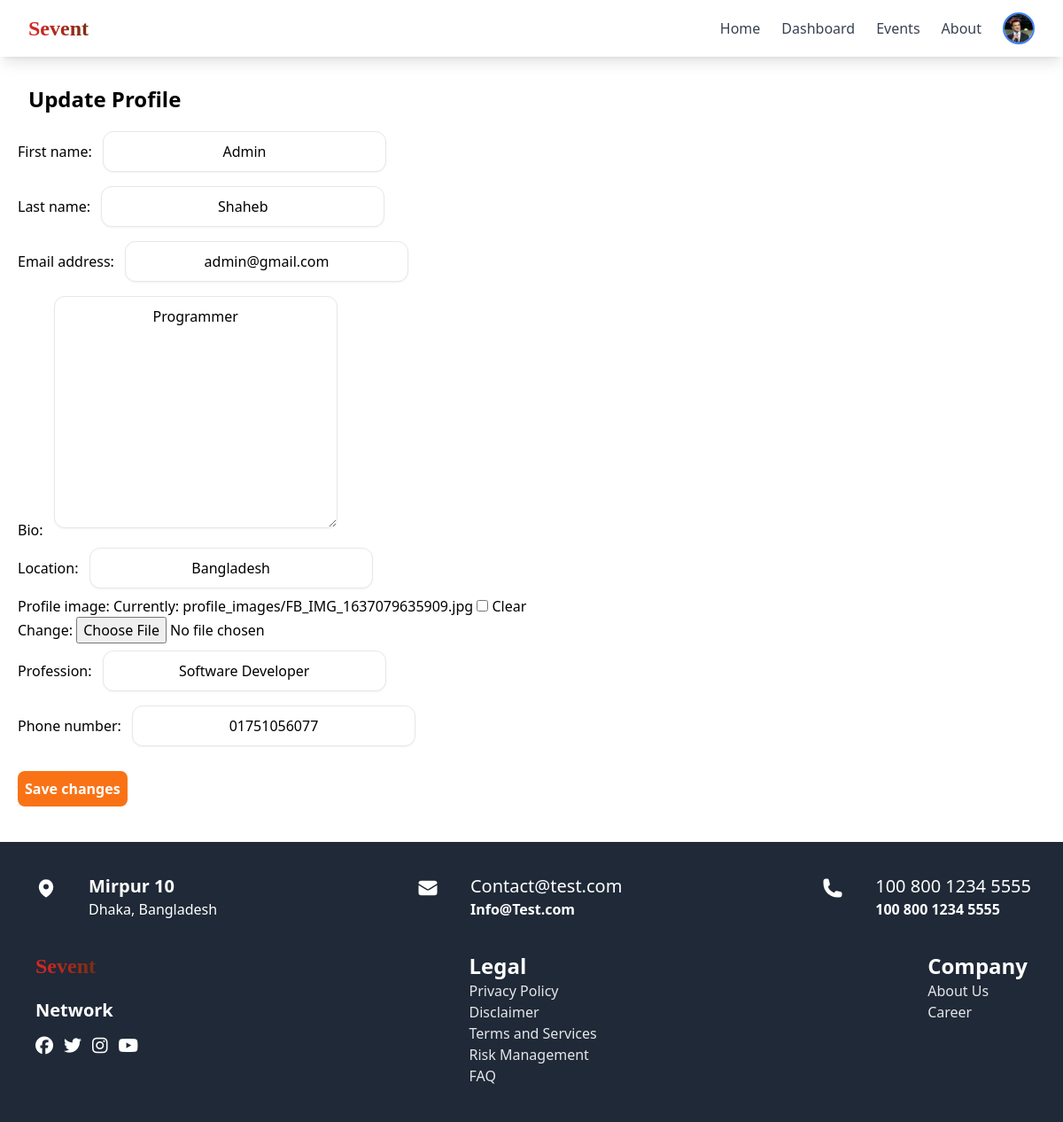
Page /users/edit_profile/ (signed in) on the committed database.
### users/models.py (models this page shows)
class CustomUser(AbstractUser):
    bio = models.TextField(blank=True)
    location = models.CharField(max_length=200, blank=True, null=True)
    profession = models.CharField(max_length=200, blank=True, null=True)
    profile_image = models.ImageField(
        upload_to="profile_images",
        default="default.png",
        blank=True
    )
    phone_number = models.CharField(
        max_length=11,
        validators=[
            RegexValidator(
                regex=r'^\+?1?\d{9,15}$',
                message="Phone number must be entered in the format: '+88'. Up to 11 digits allowed."
            )
        ]
    )
    def __str__(self):
        return self.username

### users/views.py (the view, shortened to what this page needs)
# urls.py: path('edit_profile/', EditProfileView.as_view(), name="edit_profile")
class EditProfileView(UpdateView):
    model = User
    form_class = EditProfileForm
    template_name = "accounts/profile_update.html"
    context_object_name = 'form'
    success_url = reverse_lazy('profile')
    def get_object(self):
        return self.request.user

### users/forms.py
class EditProfileForm(StyleFormMixin, forms.ModelForm):
    class Meta:
        model = CustomUser
        fields = ['first_name', 'last_name', 'email', 'bio', 'location', 'profile_image', 'profession', 'phone_number']

### users/context_processors.py (called while the page is built)
def profile_image(request):
    print("Profile image context processor called")
    if request.user.is_authenticated:
        print(f"User is authenticated: {request.user}")
        if request.user.profile_image:
            print(f"Profile image URL: {request.user.profile_image.url}")
            return {'profile_image': request.user.profile_image.url}
        else:
            print("Profile image field is empty")
    else:
        print("User is not authenticated")
    return {'profile_image': None}

### users/templates/accounts/profile_update.html (shortened to what this page needs)
{% extends "base.html" %}
{% block content %}
<div class="m-5">
  <h2 class="font-bold text-2xl p-3">Update Profile</h2>
  <form method="POST" enctype="multipart/form-data">
    {{ form.as_p }}
    <button type="submit" class="text-white font-bold bg-orange-500 rounded-lg p-2 mt-5">Save changes</button>
  </form>
</div>
{% endblock %}

### rows in the picture
CustomUser: first_name "Admin", last_name "Shaheb", email "admin@gmail.com", bio "Programmer", location "Bangladesh", profession "Software Developer", phone_number "01751056077"
